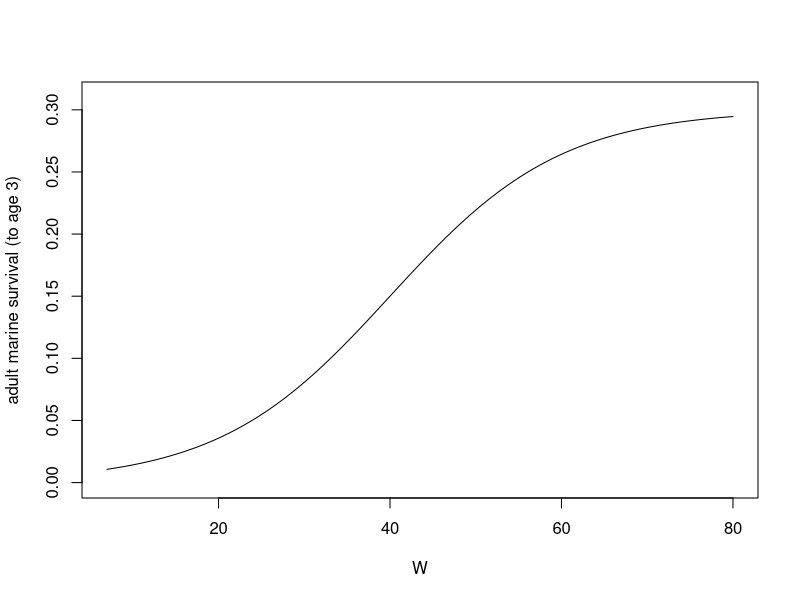
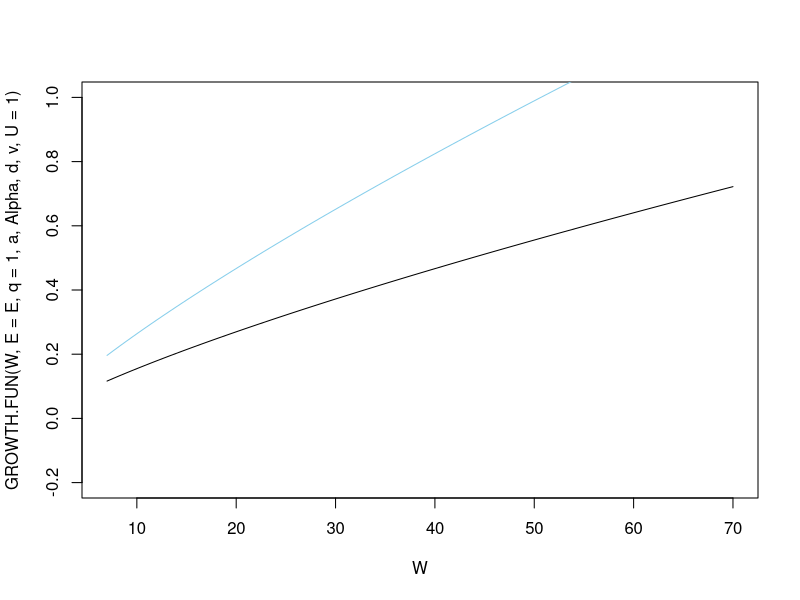
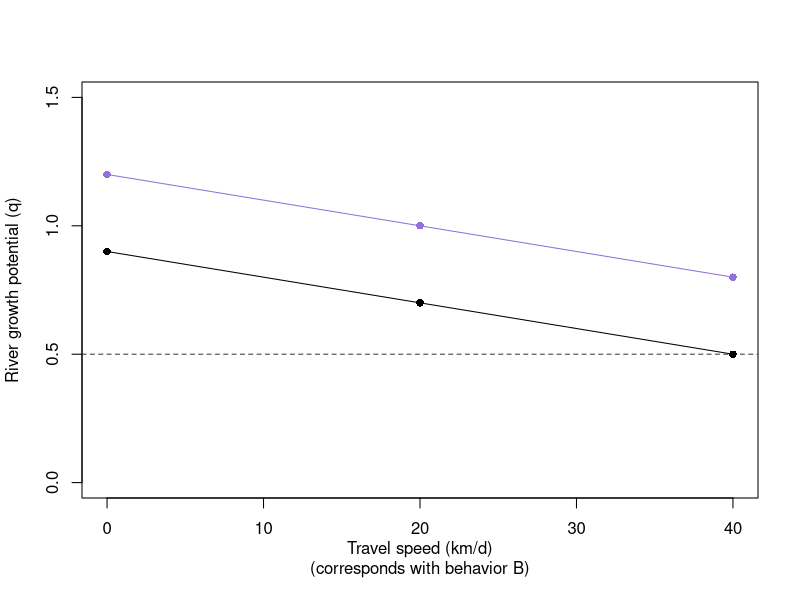
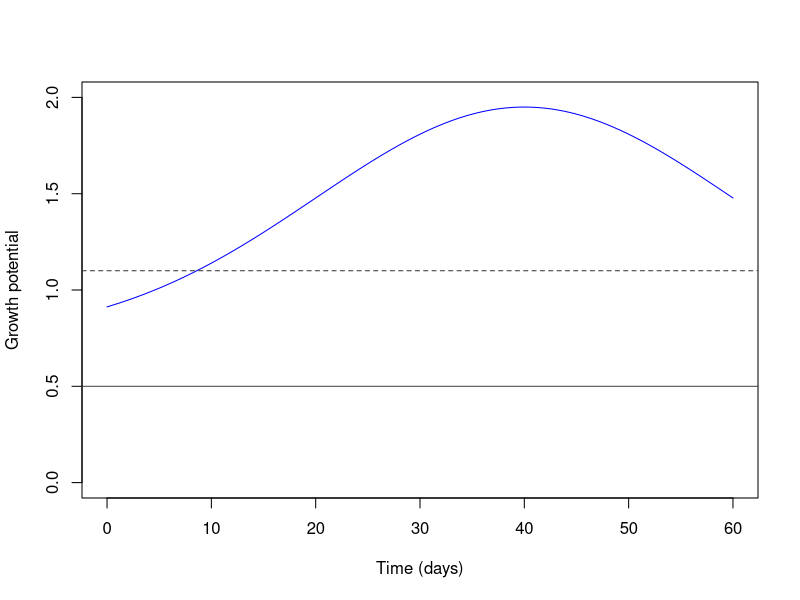

Generate these figures, in order, with R: (Note: this script raises an error after producing the figures.)


# Model V2

# State Dynamics

## (2.0) State Dynamics ## Choosing parameters ##

options(scipen=999)


# Terminal Fitness Function
Ws    <- 40
r     <- 0.1
Smax  <- 0.3

TERM.FUN <- function(W, Ws, r, Smax){ Smax/(1+exp(-r*(W-Ws))) }

curve(TERM.FUN(W, Ws=Ws , r=r, Smax=Smax), xname="W", xlim=c(7,80), ylim=c(0,0.31), ylab="adult marine survival (to age 3)")

#river growth by speed
z     <- -0.01
ka    <- 0.9 # can vary btw 0.9 and 1.3
kn    <- 1.2 # can vary btw 0.9 and 1.3
U_vals <- c(0, 20, 40)


RIVER.Q <- function(U, z, kh) { z*U+kh }

png("C:/Users/sabalm/OneDrive - Oregon/Personal/Projects - discrete/SDP-predation-migration/Results Files/results/Plots/river_q_plot.png",
    width = 4, height = 4, units = "in", res = 500)

curve(RIVER.Q(U, z=z, kh=ka), xname="U", xlim=c(0,40), ylim=c(0,1.5),
      xlab = "Travel speed (km/d)\n(corresponds with behavior B)",
      ylab = "River growth potential (q)")
curve(RIVER.Q(U, z=z, kh=kn), xname="U", add=T, col="mediumpurple")
abline(h=0.5, col="gray24", lty="dashed")
points(U_vals, RIVER.Q(U_vals, z=z, kh=ka), pch=16)
points(U_vals, RIVER.Q(U_vals, z=z, kh=kn), 
       pch=16, col="mediumpurple")

dev.off()


RIVER.Q(U=0, z=-0.01, kh=ka)
RIVER.Q(U=20, z=-0.01, kh=ka)
RIVER.Q(U=40, z=-0.01, kh=ka)


# ocean growth
f     <- 0.75
g     <- 1.2
c     <- 40
j     <- 0.05

OCEAN.Q <-    function(t, f, g, c, j) { f + g*exp(-(t-c)^2/2*j^2) }

png("C:/Users/sabalm/OneDrive - Oregon/Personal/Projects - discrete/SDP-predation-migration/Results Files/results/Plots/ocean_q_plot.png",
    width = 4, height = 4, units = "in", res = 500)

curve(OCEAN.Q(t,f=f, g=g, c=c, j=j), xlim=c(0, 60),
      xlab="Time (days)", xname = "t", ylim=c(0,2),
      ylab ="Growth potential", col = "blue")
abline(h=1.1, col="gray24", lty="dashed") #river value max (paused in natural)
abline(h=0.5, col="gray24", lty="solid") #river value min (fast in altered)

dev.off()



# Total Growth
E     <- 0.03
a     <- 0.86
Alpha <- 0.00607
d     <- 1
dn0   <- 0.7
v     <- 0.027

GROWTH.FUN <- function(W, E, q, a, Alpha, d, v, U)    { q*E*W^a - d*Alpha*W*exp(v*U) }

curve(GROWTH.FUN(W, E=E, q=1, a, Alpha, d, v, U=1), xname="W", xlim=c(7,70), ylim=c(-0.2,1))
curve(GROWTH.FUN(W, E=E, q=1.5, a, Alpha, d, v, U=1), xname="W", add=T, col="skyblue")


## Simulate Growth to Check for realistic growth rates.
sim.mix <- data.frame(t=seq(1,60, by=1), X=rep(NA, 60), 
                      h=rep(NA, 60), U=rep(NA, 60))     # set baseline values.

sim.mix[1,2] <- 20 # set starting values for mass

sim.mix[31:60, 3] <- rep("o", 30)   # final 30 days in ocean
sim.mix[1:30, 3] <- sample(0:1, 30, replace=T, prob=c(0.5,0.5))  # first 30 days random between altered and natural
sim.mix$h[sim.mix$h == "1"] <- "a"   # change 1 from sample function to "a"
sim.mix$h[sim.mix$h == "0"] <- "n"   # change 0 from sample function to "n"

sim.mix[31:60, 4] <- rep(0, 30)   # last 30 days move 0 in ocean
sim.mix[1:30, 4] <- sample(0:2, 30, replace=T)  # first 30 days random sample between 0,1,2.
sim.mix$U[sim.mix$U == "1"] <- 20  # change 1 from sample function to "20" km/day
sim.mix$U[sim.mix$U == "2"] <- 40  # change 2 from sample function to "40" km/day


#for loop to simulate salmon mass over 60 days in a mix of habitats.
for(t in 1:59){
  sim.mix[t+1,2]<- sim.mix[t,2] + GROWTH.FUN(W = sim.mix[t,2], E=E, a=a, Alpha=Alpha, v=v,
                                             d = ifelse(sim.mix[t,3] == "n" & sim.mix[t,4] == 0, dn0, d),
                                             q= ifelse(sim.mix[t,3] == "o", OCEAN.Q(t=sim.mix[t,1], f=f, g=g, c=c, j=j),
                                                       ifelse(sim.mix[t,3] == "a", RIVER.Q(U=sim.mix[t,4], z=z, kh=ka), 
                                                              RIVER.Q(U=sim.mix[t,4], z=z, kh=kn))),
                                             U=sim.mix[t,4]) } # end loop.

sim.mix # look at trajectories.
(sim.mix[30,2] - sim.mix[1,2]) / 30   # daily river growth X g/day
(sim.mix[60,2] - sim.mix[31,2]) / 30  # daily ocean growth X g/day


# Calculate specific growth rates (SGR): SGR = [(ln(X2) - ln(X1) / t)] * 100 (Koskela et al. 1997)
# Maximum sgr values should be ~ 1.5%/day (Kosela et al. 1997)
(log(sim.mix[30,2]) - log(sim.mix[1,2])) / 30 * 100 # river specific growth rate (lnWf - lnWi)/time *100
(log(sim.mix[60,2]) - log(sim.mix[31,2])) / 30 * 100 # ocean specific growth rate (lnWf - lnWi)/time *100


# Look at growth trajectories
ggplot(data=sim.mix, aes(x=t, y=X)) + 
  geom_point(color = "royalblue") + geom_line(color = "royalblue") + theme_bw()



# Survival
SURV.FUN <-   function(W, Bu, Bh, Bw, M, m, y, P)     { (1-M*(Bu + Bh + Bw*W^m))^(y*P) }

#Test RISK.FUN
SURV.FUN(W=12, Bu=1, Bh=1, Bw=2, M=0.002, m=-0.37, y=1, P=20) # good.

# solving for Beta-W
Beta.W <- function(X, Bw){ Bw*X^-0.37 }
curve(Beta.W(X, Bw=2), xname="X", xlim=c(7,20), ylim=c(0,1.1), ylab="contrib. daily mortality rate")
abline(h=1,lty="dashed")

Beta.W(X=7, Bw=2)


# simulations
# Simulate survival from sim.mix dataset
head(sim.mix) # make sure this is populated from above.

sim.mix$Surv.day <- NA  # Add column for Survival per day.
sim.mix$Surv.cum <- NA  # Add column for cumulative survival.


#for loop to calculate daily survival probability in each time step/habitat/U/W combination
for(t in 1:60){
  sim.mix[t,5]<-SURV.FUN(W = sim.mix[t,2],
                         Bu = ifelse(sim.mix[t,4] == 20, 1, 0.8),
                         Bh = ifelse(sim.mix[t,3] == "n", 0.8, 1),
                         Bw = 2,
                         M = 0.002,
                         m = -0.37,
                         y = ifelse(sim.mix[t,3] == "n", 1, ifelse(sim.mix[t,3] == "a", 0.8, 1)),
                         P = 20)}

sim.mix$Surv.cum[1] <- sim.mix$Surv.day[1] # set first Surv.cum to the same as the single day.

# for loop to calculate cumulative survival
for(t in 1:59){ sim.mix[t+1,6] <- prod(sim.mix[1:t+1,5])}


#compare plots

#cum surv plots
plot(Surv.cum~t, sim.mix, col=as.factor(U), pch=16)
plot(Surv.cum~t, sim.mix, col=as.factor(h), pch=16)

#surv.day plots
plot(Surv.day~t, sim.mix, col=as.factor(U), pch=16)
plot(Surv.day~t, sim.mix, col=as.factor(h), pch=16)
